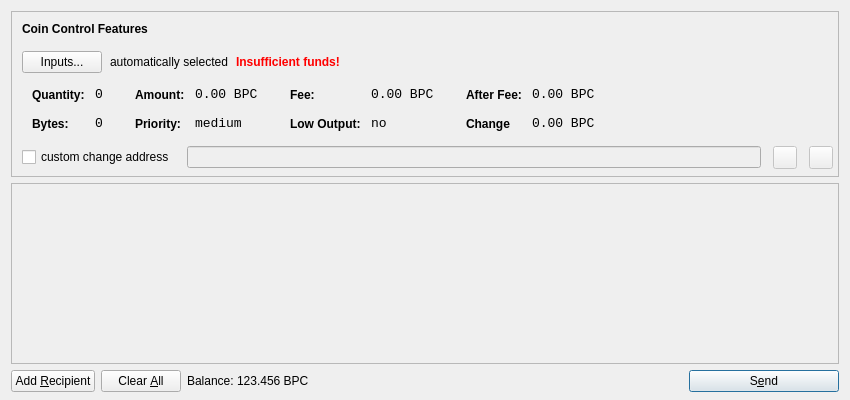
<?xml version="1.0" encoding="UTF-8"?>
<ui version="4.0">
 <class>SendCoinsDialog</class>
 <widget class="QDialog" name="SendCoinsDialog">
  <property name="geometry">
   <rect>
    <x>0</x>
    <y>0</y>
    <width>850</width>
    <height>400</height>
   </rect>
  </property>
  <property name="windowTitle">
   <string>Send Coins</string>
  </property>
  <property name="styleSheet">
   <string notr="true">background-image: url(:/images/bkg2);</string>
  </property>
  <layout class="QVBoxLayout" name="verticalLayout" stretch="0,1,0">
   <property name="bottomMargin">
    <number>8</number>
   </property>
   <item>
    <widget class="QFrame" name="frameCoinControl">
     <property name="sizePolicy">
      <sizepolicy hsizetype="Expanding" vsizetype="Expanding">
       <horstretch>0</horstretch>
       <verstretch>0</verstretch>
      </sizepolicy>
     </property>
     <property name="maximumSize">
      <size>
       <width>16777215</width>
       <height>16777215</height>
      </size>
     </property>
     <property name="frameShape">
      <enum>QFrame::StyledPanel</enum>
     </property>
     <property name="frameShadow">
      <enum>QFrame::Sunken</enum>
     </property>
     <layout class="QVBoxLayout" name="verticalLayoutCoinControl2">
      <property name="spacing">
       <number>6</number>
      </property>
      <property name="leftMargin">
       <number>0</number>
      </property>
      <property name="topMargin">
       <number>0</number>
      </property>
      <property name="rightMargin">
       <number>0</number>
      </property>
      <property name="bottomMargin">
       <number>6</number>
      </property>
      <item>
       <layout class="QVBoxLayout" name="verticalLayoutCoinControl" stretch="0,0,0,0,1">
        <property name="spacing">
         <number>0</number>
        </property>
        <property name="leftMargin">
         <number>10</number>
        </property>
        <property name="topMargin">
         <number>10</number>
        </property>
        <item>
         <layout class="QHBoxLayout" name="horizontalLayoutCoinControl1">
          <property name="bottomMargin">
           <number>15</number>
          </property>
          <item>
           <widget class="QLabel" name="labelCoinControlFeatures">
            <property name="sizePolicy">
             <sizepolicy hsizetype="Preferred" vsizetype="Maximum">
              <horstretch>0</horstretch>
              <verstretch>0</verstretch>
             </sizepolicy>
            </property>
            <property name="font">
             <font>
              <weight>75</weight>
              <bold>true</bold>
             </font>
            </property>
            <property name="styleSheet">
             <string notr="true">font-weight:bold;</string>
            </property>
            <property name="text">
             <string>Coin Control Features</string>
            </property>
           </widget>
          </item>
         </layout>
        </item>
        <item>
         <layout class="QHBoxLayout" name="horizontalLayoutCoinControl2" stretch="0,0,0,0">
          <property name="spacing">
           <number>8</number>
          </property>
          <property name="bottomMargin">
           <number>10</number>
          </property>
          <item>
           <widget class="QPushButton" name="pushButtonCoinControl">
            <property name="styleSheet">
             <string notr="true"/>
            </property>
            <property name="text">
             <string>Inputs...</string>
            </property>
           </widget>
          </item>
          <item>
           <widget class="QLabel" name="labelCoinControlAutomaticallySelected">
            <property name="text">
             <string>automatically selected</string>
            </property>
            <property name="margin">
             <number>5</number>
            </property>
           </widget>
          </item>
          <item>
           <widget class="QLabel" name="labelCoinControlInsuffFunds">
            <property name="font">
             <font>
              <weight>75</weight>
              <bold>true</bold>
             </font>
            </property>
            <property name="styleSheet">
             <string notr="true">color:red;font-weight:bold;</string>
            </property>
            <property name="text">
             <string>Insufficient funds!</string>
            </property>
            <property name="margin">
             <number>5</number>
            </property>
           </widget>
          </item>
          <item>
           <spacer name="horizontalSpacerCoinControl">
            <property name="orientation">
             <enum>Qt::Horizontal</enum>
            </property>
            <property name="sizeHint" stdset="0">
             <size>
              <width>40</width>
              <height>1</height>
             </size>
            </property>
           </spacer>
          </item>
         </layout>
        </item>
        <item>
         <widget class="QWidget" name="widgetCoinControl" native="true">
          <property name="sizePolicy">
           <sizepolicy hsizetype="Preferred" vsizetype="Preferred">
            <horstretch>0</horstretch>
            <verstretch>0</verstretch>
           </sizepolicy>
          </property>
          <property name="minimumSize">
           <size>
            <width>0</width>
            <height>0</height>
           </size>
          </property>
          <property name="styleSheet">
           <string notr="true"/>
          </property>
          <layout class="QHBoxLayout" name="horizontalLayoutCoinControl5">
           <property name="leftMargin">
            <number>0</number>
           </property>
           <property name="topMargin">
            <number>0</number>
           </property>
           <property name="rightMargin">
            <number>0</number>
           </property>
           <property name="bottomMargin">
            <number>0</number>
           </property>
           <item>
            <layout class="QHBoxLayout" name="horizontalLayoutCoinControl3" stretch="0,0,0,1">
             <property name="spacing">
              <number>20</number>
             </property>
             <property name="topMargin">
              <number>0</number>
             </property>
             <property name="bottomMargin">
              <number>10</number>
             </property>
             <item>
              <layout class="QFormLayout" name="formLayoutCoinControl1">
               <property name="horizontalSpacing">
                <number>10</number>
               </property>
               <property name="verticalSpacing">
                <number>14</number>
               </property>
               <property name="leftMargin">
                <number>10</number>
               </property>
               <property name="topMargin">
                <number>4</number>
               </property>
               <property name="rightMargin">
                <number>6</number>
               </property>
               <item row="0" column="0">
                <widget class="QLabel" name="labelCoinControlQuantityText">
                 <property name="styleSheet">
                  <string notr="true">font-weight:bold;</string>
                 </property>
                 <property name="text">
                  <string>Quantity:</string>
                 </property>
                 <property name="margin">
                  <number>0</number>
                 </property>
                </widget>
               </item>
               <item row="0" column="1">
                <widget class="QLabel" name="labelCoinControlQuantity">
                 <property name="font">
                  <font>
                   <family>Monospace</family>
                   <pointsize>10</pointsize>
                  </font>
                 </property>
                 <property name="cursor">
                  <cursorShape>IBeamCursor</cursorShape>
                 </property>
                 <property name="contextMenuPolicy">
                  <enum>Qt::ActionsContextMenu</enum>
                 </property>
                 <property name="text">
                  <string notr="true">0</string>
                 </property>
                 <property name="margin">
                  <number>0</number>
                 </property>
                 <property name="textInteractionFlags">
                  <set>Qt::LinksAccessibleByMouse|Qt::TextSelectableByKeyboard|Qt::TextSelectableByMouse</set>
                 </property>
                </widget>
               </item>
               <item row="1" column="0">
                <widget class="QLabel" name="labelCoinControlBytesText">
                 <property name="styleSheet">
                  <string notr="true">font-weight:bold;</string>
                 </property>
                 <property name="text">
                  <string>Bytes:</string>
                 </property>
                </widget>
               </item>
               <item row="1" column="1">
                <widget class="QLabel" name="labelCoinControlBytes">
                 <property name="font">
                  <font>
                   <family>Monospace</family>
                   <pointsize>10</pointsize>
                  </font>
                 </property>
                 <property name="cursor">
                  <cursorShape>IBeamCursor</cursorShape>
                 </property>
                 <property name="contextMenuPolicy">
                  <enum>Qt::ActionsContextMenu</enum>
                 </property>
                 <property name="text">
                  <string notr="true">0</string>
                 </property>
                 <property name="textInteractionFlags">
                  <set>Qt::LinksAccessibleByMouse|Qt::TextSelectableByKeyboard|Qt::TextSelectableByMouse</set>
                 </property>
                </widget>
               </item>
              </layout>
             </item>
             <item>
              <layout class="QFormLayout" name="formLayoutCoinControl2">
               <property name="horizontalSpacing">
                <number>10</number>
               </property>
               <property name="verticalSpacing">
                <number>14</number>
               </property>
               <property name="leftMargin">
                <number>6</number>
               </property>
               <property name="topMargin">
                <number>4</number>
               </property>
               <property name="rightMargin">
                <number>6</number>
               </property>
               <item row="0" column="0">
                <widget class="QLabel" name="labelCoinControlAmountText">
                 <property name="styleSheet">
                  <string notr="true">font-weight:bold;</string>
                 </property>
                 <property name="text">
                  <string>Amount:</string>
                 </property>
                 <property name="margin">
                  <number>0</number>
                 </property>
                </widget>
               </item>
               <item row="0" column="1">
                <widget class="QLabel" name="labelCoinControlAmount">
                 <property name="font">
                  <font>
                   <family>Monospace</family>
                   <pointsize>10</pointsize>
                  </font>
                 </property>
                 <property name="cursor">
                  <cursorShape>IBeamCursor</cursorShape>
                 </property>
                 <property name="contextMenuPolicy">
                  <enum>Qt::ActionsContextMenu</enum>
                 </property>
                 <property name="text">
                  <string notr="true">0.00 BPC</string>
                 </property>
                 <property name="textInteractionFlags">
                  <set>Qt::LinksAccessibleByMouse|Qt::TextSelectableByKeyboard|Qt::TextSelectableByMouse</set>
                 </property>
                </widget>
               </item>
               <item row="1" column="0">
                <widget class="QLabel" name="labelCoinControlPriorityText">
                 <property name="styleSheet">
                  <string notr="true">font-weight:bold;</string>
                 </property>
                 <property name="text">
                  <string>Priority:</string>
                 </property>
                </widget>
               </item>
               <item row="1" column="1">
                <widget class="QLabel" name="labelCoinControlPriority">
                 <property name="font">
                  <font>
                   <family>Monospace</family>
                   <pointsize>10</pointsize>
                  </font>
                 </property>
                 <property name="cursor">
                  <cursorShape>IBeamCursor</cursorShape>
                 </property>
                 <property name="contextMenuPolicy">
                  <enum>Qt::ActionsContextMenu</enum>
                 </property>
                 <property name="text">
                  <string>medium</string>
                 </property>
                 <property name="textInteractionFlags">
                  <set>Qt::LinksAccessibleByMouse|Qt::TextSelectableByKeyboard|Qt::TextSelectableByMouse</set>
                 </property>
                </widget>
               </item>
              </layout>
             </item>
             <item>
              <layout class="QFormLayout" name="formLayoutCoinControl3">
               <property name="horizontalSpacing">
                <number>10</number>
               </property>
               <property name="verticalSpacing">
                <number>14</number>
               </property>
               <property name="leftMargin">
                <number>6</number>
               </property>
               <property name="topMargin">
                <number>4</number>
               </property>
               <property name="rightMargin">
                <number>6</number>
               </property>
               <item row="0" column="0">
                <widget class="QLabel" name="labelCoinControlFeeText">
                 <property name="styleSheet">
                  <string notr="true">font-weight:bold;</string>
                 </property>
                 <property name="text">
                  <string>Fee:</string>
                 </property>
                 <property name="margin">
                  <number>0</number>
                 </property>
                </widget>
               </item>
               <item row="0" column="1">
                <widget class="QLabel" name="labelCoinControlFee">
                 <property name="font">
                  <font>
                   <family>Monospace</family>
                   <pointsize>10</pointsize>
                  </font>
                 </property>
                 <property name="cursor">
                  <cursorShape>IBeamCursor</cursorShape>
                 </property>
                 <property name="contextMenuPolicy">
                  <enum>Qt::ActionsContextMenu</enum>
                 </property>
                 <property name="text">
                  <string notr="true">0.00 BPC</string>
                 </property>
                 <property name="textInteractionFlags">
                  <set>Qt::LinksAccessibleByMouse|Qt::TextSelectableByKeyboard|Qt::TextSelectableByMouse</set>
                 </property>
                </widget>
               </item>
               <item row="1" column="0">
                <widget class="QLabel" name="labelCoinControlLowOutputText">
                 <property name="styleSheet">
                  <string notr="true">font-weight:bold;</string>
                 </property>
                 <property name="text">
                  <string>Low Output:</string>
                 </property>
                </widget>
               </item>
               <item row="1" column="1">
                <widget class="QLabel" name="labelCoinControlLowOutput">
                 <property name="font">
                  <font>
                   <family>Monospace</family>
                   <pointsize>10</pointsize>
                  </font>
                 </property>
                 <property name="cursor">
                  <cursorShape>IBeamCursor</cursorShape>
                 </property>
                 <property name="contextMenuPolicy">
                  <enum>Qt::ActionsContextMenu</enum>
                 </property>
                 <property name="text">
                  <string>no</string>
                 </property>
                 <property name="textInteractionFlags">
                  <set>Qt::LinksAccessibleByMouse|Qt::TextSelectableByKeyboard|Qt::TextSelectableByMouse</set>
                 </property>
                </widget>
               </item>
              </layout>
             </item>
             <item>
              <layout class="QFormLayout" name="formLayoutCoinControl4">
               <property name="horizontalSpacing">
                <number>10</number>
               </property>
               <property name="verticalSpacing">
                <number>14</number>
               </property>
               <property name="leftMargin">
                <number>6</number>
               </property>
               <property name="topMargin">
                <number>4</number>
               </property>
               <property name="rightMargin">
                <number>6</number>
               </property>
               <item row="0" column="0">
                <widget class="QLabel" name="labelCoinControlAfterFeeText">
                 <property name="styleSheet">
                  <string notr="true">font-weight:bold;</string>
                 </property>
                 <property name="text">
                  <string>After Fee:</string>
                 </property>
                 <property name="margin">
                  <number>0</number>
                 </property>
                </widget>
               </item>
               <item row="0" column="1">
                <widget class="QLabel" name="labelCoinControlAfterFee">
                 <property name="font">
                  <font>
                   <family>Monospace</family>
                   <pointsize>10</pointsize>
                  </font>
                 </property>
                 <property name="cursor">
                  <cursorShape>IBeamCursor</cursorShape>
                 </property>
                 <property name="contextMenuPolicy">
                  <enum>Qt::ActionsContextMenu</enum>
                 </property>
                 <property name="text">
                  <string notr="true">0.00 BPC</string>
                 </property>
                 <property name="textInteractionFlags">
                  <set>Qt::LinksAccessibleByMouse|Qt::TextSelectableByKeyboard|Qt::TextSelectableByMouse</set>
                 </property>
                </widget>
               </item>
               <item row="1" column="0">
                <widget class="QLabel" name="labelCoinControlChangeText">
                 <property name="styleSheet">
                  <string notr="true">font-weight:bold;</string>
                 </property>
                 <property name="text">
                  <string>Change</string>
                 </property>
                </widget>
               </item>
               <item row="1" column="1">
                <widget class="QLabel" name="labelCoinControlChange">
                 <property name="font">
                  <font>
                   <family>Monospace</family>
                   <pointsize>10</pointsize>
                  </font>
                 </property>
                 <property name="cursor">
                  <cursorShape>IBeamCursor</cursorShape>
                 </property>
                 <property name="contextMenuPolicy">
                  <enum>Qt::ActionsContextMenu</enum>
                 </property>
                 <property name="text">
                  <string notr="true">0.00 BPC</string>
                 </property>
                 <property name="textInteractionFlags">
                  <set>Qt::LinksAccessibleByMouse|Qt::TextSelectableByKeyboard|Qt::TextSelectableByMouse</set>
                 </property>
                </widget>
               </item>
              </layout>
             </item>
            </layout>
           </item>
          </layout>
         </widget>
        </item>
        <item>
         <layout class="QHBoxLayout" name="horizontalLayoutCoinControl4" stretch="0,0,0,0">
          <property name="spacing">
           <number>12</number>
          </property>
          <property name="sizeConstraint">
           <enum>QLayout::SetDefaultConstraint</enum>
          </property>
          <property name="topMargin">
           <number>5</number>
          </property>
          <property name="rightMargin">
           <number>5</number>
          </property>
          <item>
           <widget class="QCheckBox" name="checkBoxCoinControlChange">
            <property name="text">
             <string>custom change address</string>
            </property>
           </widget>
          </item>
          <item>
           <widget class="QValidatedLineEdit" name="lineEditCoinControlChange">
            <property name="enabled">
             <bool>false</bool>
            </property>
            <property name="sizePolicy">
             <sizepolicy hsizetype="Expanding" vsizetype="Fixed">
              <horstretch>0</horstretch>
              <verstretch>0</verstretch>
             </sizepolicy>
            </property>
           </widget>
          </item>
          <item>
           <widget class="QToolButton" name="addressBookButton">
            <property name="enabled">
             <bool>false</bool>
            </property>
            <property name="toolTip">
             <string>Choose address from address book</string>
            </property>
            <property name="text">
             <string/>
            </property>
            <property name="icon">
             <iconset resource="../bitcoin.qrc">
              <normaloff>:/icons/address-book</normaloff>:/icons/address-book</iconset>
            </property>
            <property name="shortcut">
             <string>Alt+A</string>
            </property>
           </widget>
          </item>
          <item>
           <widget class="QToolButton" name="pasteButton">
            <property name="enabled">
             <bool>false</bool>
            </property>
            <property name="toolTip">
             <string>Paste address from clipboard</string>
            </property>
            <property name="text">
             <string/>
            </property>
            <property name="icon">
             <iconset resource="../bitcoin.qrc">
              <normaloff>:/icons/editpaste</normaloff>:/icons/editpaste</iconset>
            </property>
            <property name="shortcut">
             <string>Alt+P</string>
            </property>
           </widget>
          </item>
         </layout>
        </item>
        <item>
         <spacer name="verticalSpacerCoinControl">
          <property name="orientation">
           <enum>Qt::Vertical</enum>
          </property>
          <property name="sizeHint" stdset="0">
           <size>
            <width>800</width>
            <height>1</height>
           </size>
          </property>
         </spacer>
        </item>
       </layout>
      </item>
     </layout>
    </widget>
   </item>
   <item>
    <widget class="QScrollArea" name="scrollArea">
     <property name="widgetResizable">
      <bool>true</bool>
     </property>
     <widget class="QWidget" name="scrollAreaWidgetContents">
      <property name="geometry">
       <rect>
        <x>0</x>
        <y>0</y>
        <width>830</width>
        <height>167</height>
       </rect>
      </property>
      <layout class="QVBoxLayout" name="verticalLayout_2">
       <property name="leftMargin">
        <number>0</number>
       </property>
       <property name="topMargin">
        <number>0</number>
       </property>
       <property name="rightMargin">
        <number>0</number>
       </property>
       <property name="bottomMargin">
        <number>0</number>
       </property>
       <item>
        <layout class="QVBoxLayout" name="entries">
         <property name="spacing">
          <number>6</number>
         </property>
        </layout>
       </item>
       <item>
        <spacer name="verticalSpacer">
         <property name="orientation">
          <enum>Qt::Vertical</enum>
         </property>
         <property name="sizeHint" stdset="0">
          <size>
           <width>20</width>
           <height>40</height>
          </size>
         </property>
        </spacer>
       </item>
      </layout>
     </widget>
    </widget>
   </item>
   <item>
    <layout class="QHBoxLayout" name="horizontalLayout">
     <item>
      <widget class="QPushButton" name="addButton">
       <property name="toolTip">
        <string>Send to multiple recipients at once</string>
       </property>
       <property name="text">
        <string>Add &amp;Recipient</string>
       </property>
       <property name="icon">
        <iconset resource="../bitcoin.qrc">
         <normaloff>:/icons/add</normaloff>:/icons/add</iconset>
       </property>
       <property name="autoDefault">
        <bool>false</bool>
       </property>
      </widget>
     </item>
     <item>
      <widget class="QPushButton" name="clearButton">
       <property name="sizePolicy">
        <sizepolicy hsizetype="Minimum" vsizetype="Fixed">
         <horstretch>0</horstretch>
         <verstretch>0</verstretch>
        </sizepolicy>
       </property>
       <property name="toolTip">
        <string>Remove all transaction fields</string>
       </property>
       <property name="text">
        <string>Clear &amp;All</string>
       </property>
       <property name="icon">
        <iconset resource="../bitcoin.qrc">
         <normaloff>:/icons/remove</normaloff>:/icons/remove</iconset>
       </property>
       <property name="autoRepeatDelay">
        <number>300</number>
       </property>
       <property name="autoDefault">
        <bool>false</bool>
       </property>
      </widget>
     </item>
     <item>
      <layout class="QHBoxLayout" name="horizontalLayout_2">
       <property name="spacing">
        <number>3</number>
       </property>
       <item>
        <widget class="QLabel" name="label">
         <property name="text">
          <string>Balance:</string>
         </property>
        </widget>
       </item>
       <item>
        <widget class="QLabel" name="labelBalance">
         <property name="cursor">
          <cursorShape>IBeamCursor</cursorShape>
         </property>
         <property name="text">
          <string notr="true">123.456 BPC</string>
         </property>
         <property name="textInteractionFlags">
          <set>Qt::LinksAccessibleByMouse|Qt::TextSelectableByKeyboard|Qt::TextSelectableByMouse</set>
         </property>
        </widget>
       </item>
      </layout>
     </item>
     <item>
      <spacer name="horizontalSpacer">
       <property name="orientation">
        <enum>Qt::Horizontal</enum>
       </property>
       <property name="sizeHint" stdset="0">
        <size>
         <width>40</width>
         <height>20</height>
        </size>
       </property>
      </spacer>
     </item>
     <item>
      <widget class="QPushButton" name="sendButton">
       <property name="minimumSize">
        <size>
         <width>150</width>
         <height>0</height>
        </size>
       </property>
       <property name="toolTip">
        <string>Confirm the send action</string>
       </property>
       <property name="text">
        <string>S&amp;end</string>
       </property>
       <property name="icon">
        <iconset resource="../bitcoin.qrc">
         <normaloff>:/icons/send</normaloff>:/icons/send</iconset>
       </property>
       <property name="default">
        <bool>true</bool>
       </property>
      </widget>
     </item>
    </layout>
   </item>
  </layout>
 </widget>
 <customwidgets>
  <customwidget>
   <class>QValidatedLineEdit</class>
   <extends>QLineEdit</extends>
   <header>qvalidatedlineedit.h</header>
  </customwidget>
 </customwidgets>
 <resources>
  <include location="../bitcoin.qrc"/>
 </resources>
 <connections/>
</ui>
